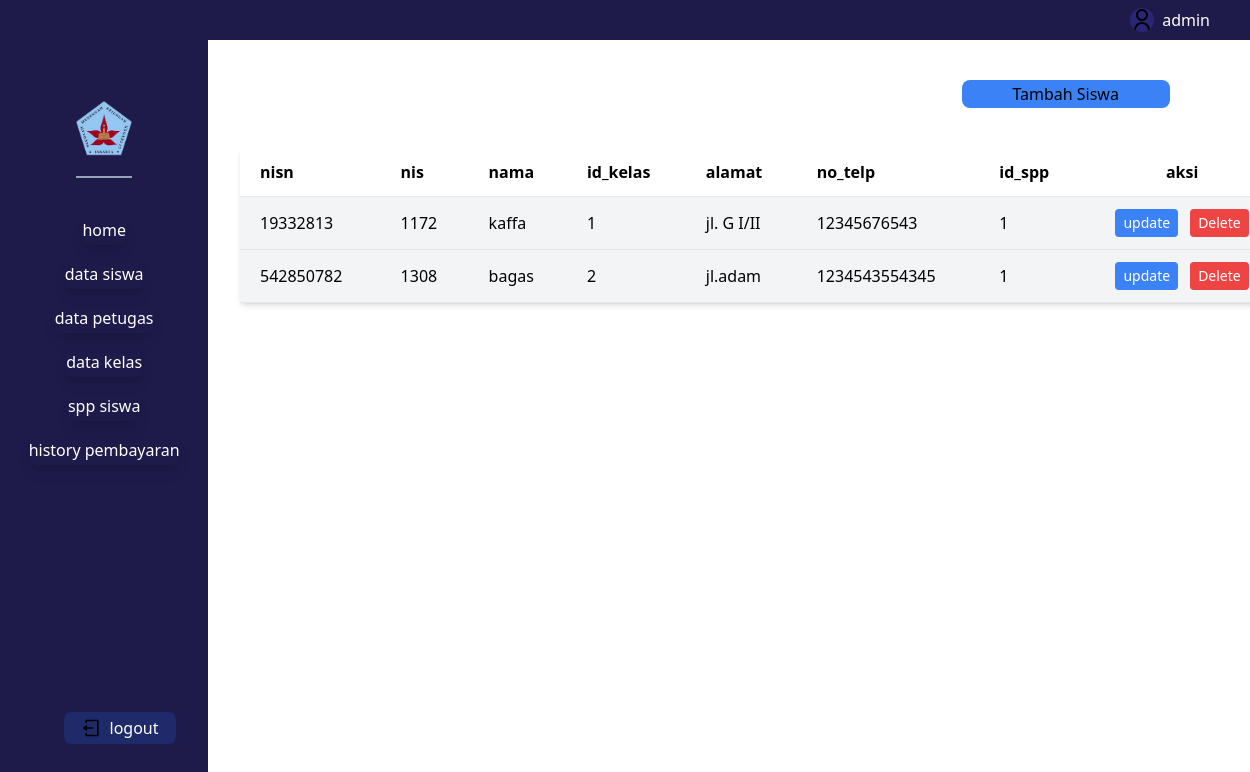
The page /admin/siswa.php (signed in) on the database its author committed.
### tables this page shows
CREATE TABLE `siswa` (
  `nisn` char(12) NOT NULL,
  `nis` char(10) NOT NULL,
  `nama` varchar(255) NOT NULL,
  `id_kelas` int(12) NOT NULL,
  `alamat` text NOT NULL,
  `no_telp` varchar(15) NOT NULL,
  `id_spp` int(11) NOT NULL
);

### admin/siswa.php (the view, shortened to what this page needs)
<!DOCTYPE html>
<html lang="en">
<head>
    <link rel="stylesheet" href="../css/output.css">
    <link rel="stylesheet" href="../css/index.css">
</head>
<body class="w-full">
    <div>
        <?php
        include '../components/sidebar.php' ?>
    </div>
    <div class="w-10/12">
        <div class="w-full flex md:justify-end my-10 md:mx-32 sm:-mx-10 mx-10">
            <button type="button" onclick="window.location.href='tambah_siswa.php'"
                class="bg-blue-500 w-52 h-7 rounded-lg">Tambah Siswa</button>
        </div>
        <div class="w-full md:-ml-0 sm:mx-10 mx-10">
            <table class="w-full sm:px-44 md:ml-60 text-md bg-white shadow-md rounded mb-4">
                <thead>
                    <tr class="border-b">
                        <th class="text-left sm:p-3 p-1 sm:px-5 px-1">nisn</th>
                        <th class="text-left sm:p-3 p-1 sm:px-5 px-1">nis</th>
                        <th class="text-left sm:p-3 p-1 sm:px-5 px-1">nama</th>
                        <th class="text-left sm:p-3 p-1 sm:px-5 px-1">id_kelas</th>
                        <th class="text-left sm:p-3 p-1 sm:px-5 px-1">alamat</th>
                        <th class="text-left sm:p-3 p-1 sm:px-5 px-1">no_telp</th>
                        <th class="text-left sm:p-3 p-1 sm:px-5 px-1">id_spp</th>
                        <th>aksi</th>
                </thead>
                <tbody>
                    <?php
                    $sql = "SELECT * FROM siswa";
                    $result = mysqli_query($conn, $sql);
                    foreach ($result as $siswa) {
                        ?>
                        <tr class="border-b hover:bg-orange-100 bg-gray-100">
                            <td class="sm:p-3 p-1 sm:px-5 px-1">
                                <?= $siswa['nisn'] ?>
                            </td>
                            <td class="sm:p-3 p-1 sm:px-5 px-1">
                                <?= $siswa['nis'] ?>
                            </td>
                            <td class="sm:p-3 p-1 sm:px-5 px-1">
                                <?= $siswa['nama'] ?>
                            </td>
                            <td class="sm:p-3 p-1 sm:px-5 px-1">
                                <?= $siswa['id_kelas'] ?>
                            </td>
                            <td class="sm:p-3 p-1 sm:px-5 px-1">
                                <?= $siswa['alamat'] ?>
                            </td>
                            <td class="sm:p-3 p-1 sm:px-5 px-1">
                                <?= $siswa['no_telp'] ?>
                            </td>
                            <td class="sm:p-3 p-1 sm:px-5 px-1">
                                <?= $siswa['id_spp'] ?>
                            </td>
                            <td class="sm:p-3 p-1 sm:px-5 px-1 flex justify-center"><a
                                    href="aksi_siswa/update_siswa.php?action=update&nisn=<?= $siswa['nisn'] ?>&nis=<?= $siswa['nis'] ?>&nama=<?= $siswa['nama'] ?>&id_kelas=<?= $siswa['id_kelas'] ?>&alamat=<?= $siswa['alamat'] ?>&no_telp=<?= $siswa['no_telp'] ?>&id_spp=<?= $siswa['id_spp'] ?>"
                                    class="mr-3 text-sm bg-blue-500 hover:bg-blue-700 text-white py-1 px-2 rounded focus:outline-none focus:shadow-outline">update</a>
                                <a onclick="return confirm('Anda yakin ingin menghapus siswa ?')"
                                    href="aksi_siswa/hapus.php?nisn=<?= $siswa['nisn'] ?>"
                                    class="text-sm bg-red-500 hover:bg-red-700 text-white py-1 px-2 rounded focus:outline-none focus:shadow-outline">Delete</a>
                            </td>
                        </tr>
                    <?php } ?>
                </tbody>
            </table>
        </div>
    </div>
</body>
</html>

### components/sidebar.php (shortened to what this page needs)
<?php
$username = $_SESSION['username'];
?>
<!DOCTYPE html>
<html lang="en">
<head>
    <link rel="stylesheet" href="../css/output.css">
    <link rel="stylesheet" href="../css/index.css">
</head>
<body>
    <nav class="w-full bg-indigo-950 h-10 flex">
        <div class="flex w-full justify-start items-center mx-auto">
            <div class="flex w-full justify-between items-center mr-10 text-white">
                <div class="flex justify-end w-full">
                    <img src="../public/image/user.svg" alt="" class="w-6 h-6 bg-indigo-800/50 rounded-full mr-2">
                    <h1 class="opacity-0 relative sm:right-0 right-0 sm:opacity-100">
                        <?= $username; ?>
                    </h1>
                </div>
            </div>
        </div>
    </nav>
    <div class="w-full flex">
        <div class="nav sm:block h-screen sm:w-1/6 md:10/12 w-full absolute bg-indigo-950 rounded-br-lg rounded-bl-lg">
            <div class="flex flex-col justify-center items-center">
                <div class="border-b-2 border-slate-400 py-5 max-w-fit my-10">
                    <img src="../public/image/logo17.png" alt="" class="w-14 h-14 mx-auto">
                </div>
                <ul class="flex flex-col w-full justify-start items-center gap-5">
                    <li><a href="home.php" class="text-white my-5 shadow-lg text-center rounded-lg py-1">home</a></li>
                    <ul class="flex flex-col w-full justify-start items-center gap-5">
                        <li><a href="siswa.php" class="text-white my-5 shadow-lg text-center rounded-lg py-1">data
                                siswa</a></li>
                        <li><a href="petugas.php" class="text-white my-5 shadow-lg text-center rounded-lg py-1">data
                                petugas</a></li>
                        <li><a href="kelas.php" class="text-white my-5 shadow-lg text-center rounded-lg py-1">data
                                kelas</a></li>
                        <li><a href="spp.php" class="text-white my-5 shadow-lg text-center rounded-lg py-1">
                                spp siswa</a></li>
                        <li><a href="history_pembayaran.php"
                                class="text-white my-5 shadow-lg text-center rounded-lg py-1">history
                                pembayaran</a></li>
                    </ul>
            </div>
            <div class="text-white flex justify-center items-start absolute bottom-24 left-16">
                <form action="../admin/logout.php" method="POST">
                    <button class="flex items-center gap-2 bg-blue-900/50 w-28 h-8 rounded-lg justify-center">
                        <img src="../public/image/logout.svg" alt="" srcset="" class="w-5 h-5">
                        logout
                    </button>
                </form>
            </div>
        </div>
    </div>
</body>
</html>

### rows shown on the page
siswa: nisn "19332813", nis "1172", nama "kaffa", id_kelas "1", alamat "jl. G I/II", no_telp "12345676543", id_spp "1"
siswa: nisn "542850782", nis "1308", nama "bagas", id_kelas "2", alamat "jl.adam", no_telp "1234543554345", id_spp "1"

### other values the page prints
$username "admin"
